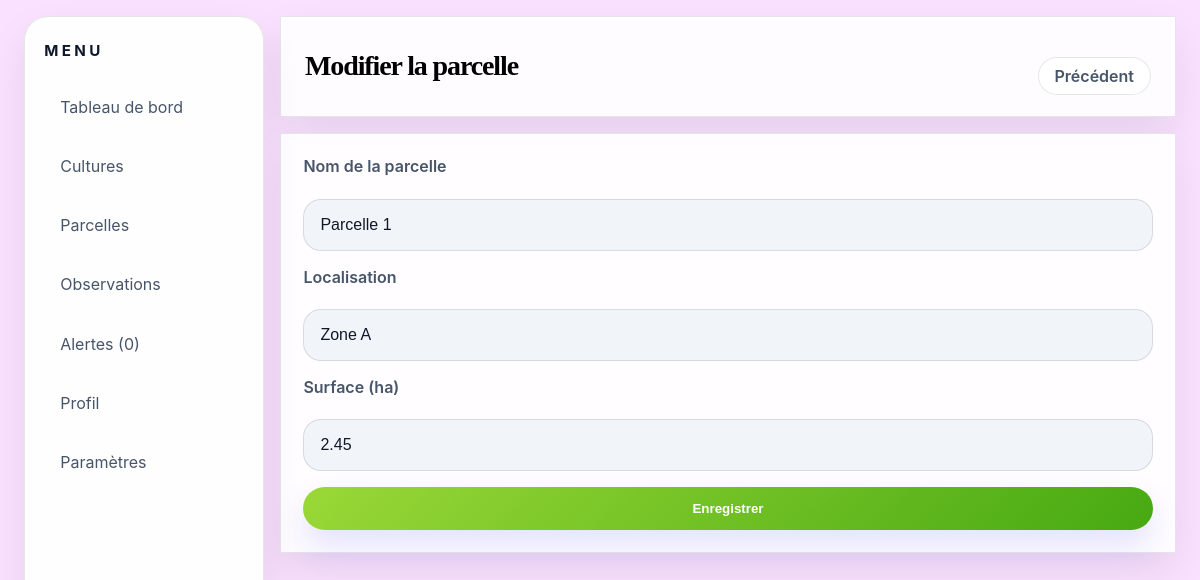
The app's page /parcel/1/edit/ with its own data.
### agricole/models.py (models this page shows, shortened)
class Parcelle(models.Model):
    nom = models.CharField(max_length=255)
    localisation = models.CharField(max_length=255)
    surface_ha = models.FloatField()
    created_at = models.DateTimeField(auto_now_add=True)
    updated_at = models.DateTimeField(auto_now=True)
    class Meta:
        ordering = ['nom']

### agricole/views.py (the view, shortened to what this page needs)
# urls.py: path('parcel/<int:id>/edit/', views.edit_parcelle, name='edit_parcelle'),
def edit_parcelle(request, id):
  parcelle = get_object_or_404(Parcelle, id=id)
  template = loader.get_template('edit_parcelle.html')
  context = {
    'nbralerte': get_alertes_count(),
    'parcelle': parcelle,
  }
  return HttpResponse(template.render(context, request))

### agricole/views.py (called while the page is built)
def get_alertes_count():
  return Alerte.objects.filter(est_lue=False).count()

### agricole/templates/edit_parcelle.html (shortened to what this page needs)
{% load static l10n %}
<!DOCTYPE html>
<html lang="fr">
<head>
    <link rel="stylesheet" href="{% static 'style.css' %}">
</head>
<body>
    <div class="container">
        <aside class="sidebar">
            <h2>Menu</h2>
            <ul>
                <li><a href="{% url 'home' %}">Tableau de bord</a></li>
                <li><a href="{% url 'cultures' %}">Cultures</a></li>
                <li><a href="{% url 'parcels' %}">Parcelles</a></li>
                <li><a href="{% url 'observations' %}">Observations</a></li>
                <li><a href="{% url 'alertes' %}">Alertes ({{ nbralerte }})</a></li>
                <li><a href="{% url 'profile' %}">Profil</a></li>
                <li><a href="{% url 'settings' %}">Paramètres</a></li>
            </ul>
        </aside>
        <main class="main-content">
            <header class="header">
                <h1>Modifier la parcelle</h1>
                <div class="actions">
                    <a href="{% url 'parcels' %}" class="back-btn">Précédent</a>
                </div>
            </header>
            <section class="content-section">
                <form method="post" action="{% url 'edit_parcelle' parcelle.id %}">
                    <label for="nom">Nom de la parcelle</label>
                    <input id="nom" name="nom" type="text" value="{{ parcelle.nom }}" required>
                    <label for="localisation">Localisation</label>
                    <input id="localisation" name="localisation" type="text" value="{{ parcelle.localisation }}" required>
                    <label for="surface_ha">Surface (ha)</label>
                    <input id="surface_ha" name="surface_ha" type="number" step="0.01" value="{{ parcelle.surface_ha|unlocalize }}" required>
                    <button type="submit">Enregistrer</button>
                </form>
            </section>
        </main>
    </div>
</body>
</html>

### agricole/static/style.css (style rules this page uses)
:root { --bg: #eef5ff; --bg-soft: rgba(255, 255, 255, 0.88); --panel: rgba(255, 255, 255, 0.78); --border: rgba(15, 23, 42, 0.1); --text: #111827; --text-muted: #475569; --accent: #9ad837; --accent-hover: #47a912; --accent-soft: rgba(99, 102, 241, 0.14); --shadow: 0 18px 40px rgba(15, 23, 42, 0.08); }
* { box-sizing: border-box; }
body { margin: 0; padding: 0; min-height: 100vh; font-family: Inter, ui-sans-serif, system-ui, -apple-system, BlinkMacSystemFont, 'Segoe UI', sans-serif; background: rgb(250, 225, 255) }
.container { display: flex; gap: 1rem; min-height: 100vh; padding: 1rem 1.5rem; }
.sidebar { width: 240px; background: rgb(255, 254, 254); border: 1px solid var(--border); border-radius: 24px; padding: 1.5rem 1.2rem; color: var(--text); backdrop-filter: blur(18px); box-shadow: var(--shadow); }
.sidebar h2 { margin-top: 0; margin-bottom: 1.5rem; font-size: 0.95rem; letter-spacing: 0.22em; text-transform: uppercase; color: #0f172a; }
.sidebar ul { list-style: none; padding: 0; margin: 0; }
.sidebar li { margin-bottom: 0.85rem; }
.sidebar a { display: flex; align-items: center; padding: 0.8rem 1rem; border-radius: 2px; color: var(--text-muted); text-decoration: none; transition: all 220ms ease; }
.main-content { flex: 1; display: flex; flex-direction: column; }
.header { background: var(--bg-soft); border: 1px solid var(--border); border-radius: 2px; padding: 1.3rem 1.5rem; display: flex; justify-content: space-between; align-items: center; box-shadow: var(--shadow); }
.header h1 { margin: 0; font-size: clamp(1.75rem, 2vw, 2.4rem); letter-spacing: -0.04em; font-family: "Bodoni Moda", serif; }
.add-btn, .edit-btn, button, .sidebar button { min-width: 130px; border: none; border-radius: 999px; color: #ffffff; background: linear-gradient(135deg, var(--accent), var(--accent-hover)); padding: 0.85rem 1.2rem; cursor: pointer; transition: transform 200ms ease, box-shadow 200ms ease; box-shadow: 0 16px 32px rgba(99, 102, 241, 0.18); }
.back-btn { display: inline-block; border: 1px solid var(--border); background: var(--bg-soft); color: var(--text-muted); padding: 0.5rem 1rem; border-radius: 999px; text-decoration: none; transition: all 200ms ease; font-weight: 600; }
.tile, .chart, .risks, .parcels-list, .parcel-info, .indicators, .history, .new-observation, .alerts-list, .rules, .content-section, .data-table, .edit-form { background: rgba(255, 255, 255, 0.92); border: 1px solid var(--border); border-radius: 2px; padding: 1.4rem; margin-top: 1rem; box-shadow: var(--shadow); }
.actions { display: flex; flex-wrap: wrap; gap: 0.75rem; margin-top: 1.2rem; }
form { display: grid; grid-template-columns: 1fr; gap: 1rem; }
label { display: block; margin-bottom: 0.4rem; color: var(--text-muted); font-weight: 600; }
input, select, textarea { width: 100%; padding: 1rem 1rem; border-radius: 18px; border: 1px solid rgba(15, 23, 42, 0.12); background: rgba(241, 245, 249, 0.96); font-size: 1rem; color: var(--text); transition: border-color 180ms ease, box-shadow 180ms ease; }
button { cursor: pointer; font-weight: 600; }
ul { list-style: none; padding: 0; margin: 0; }
li { margin: 0.45rem 0; }

### records on screen
Parcelle: nom "Parcelle 1", localisation "Zone A", surface_ha "2.45"

### other values on screen
{{ nbralerte }} "0"
